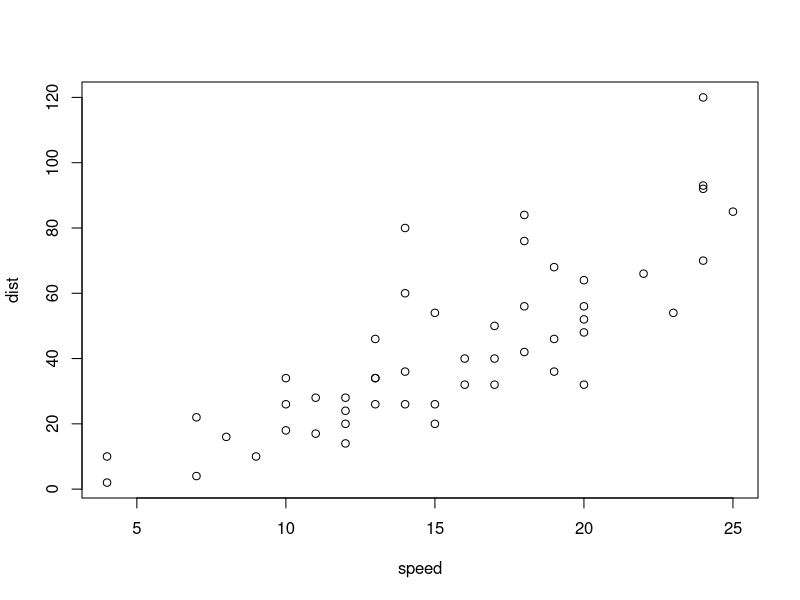
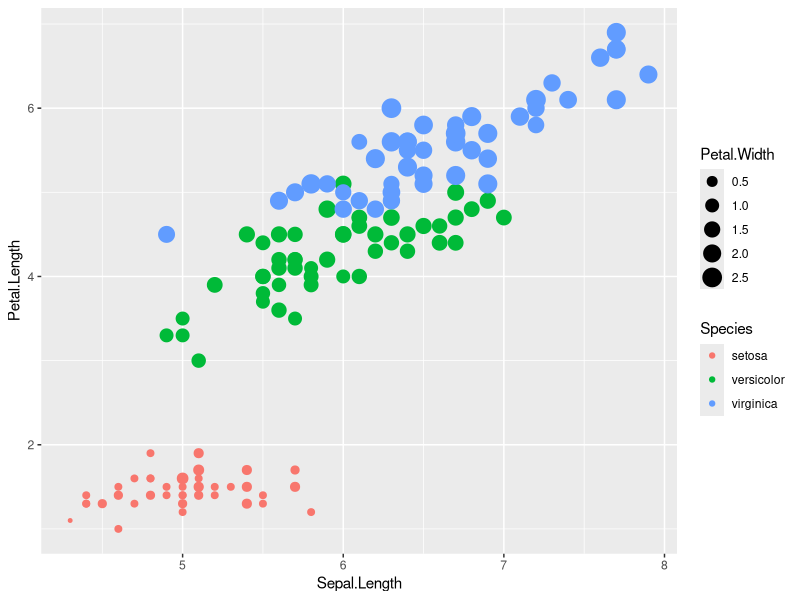

The R source for these figures, in order:
## ---- chunk 1
plot(cars)
## ---- chunk 2
ggplot2::qplot(Sepal.Length, Petal.Length, data = iris, color = Species, 
      size = Petal.Width)
